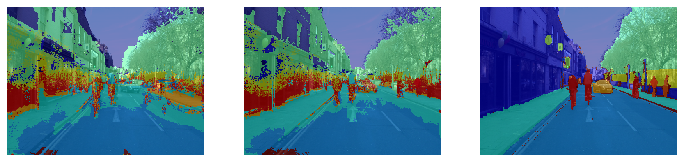
#> input picture crf-smoothing.png, 684 x 162 px
$ python smooth.py crf-smoothing.png crf-smoothing.png out.png
#> lines starting #> are read from the running program, lines starting #| are printed output that depends on the picture
#> further down, image is the input picture: shape (162, 684, 4); mean R, G, B, A 102.3, 140.3, 154.7, 201.3
import argparse
from PIL import Image
import numpy as np
from skimage.color import gray2rgb, rgb2gray
from pydensecrf.densecrf import DenseCRF2D
from pydensecrf import densecrf
from pydensecrf.utils import unary_from_labels, create_pairwise_bilateral, create_pairwise_gaussian


def smooth(image, mask):
    # Convert "grayscale" mask to rgb
    mask = gray2rgb(mask)

    # Convert mask to 32 bit RGB
    mask =  mask[:,:,0] + (mask[:,:,1]<<8) + (mask[:,:,2]<<16)
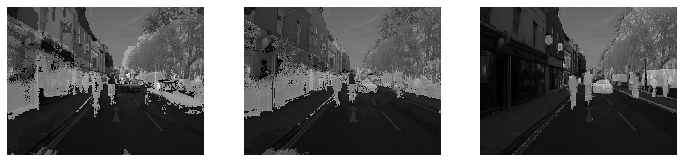
#> mask: shape (162, 684, 3); min 0, max 255, mean 102.3

    colors, labels = np.unique(mask, return_inverse=True)
#> colors = 230 values from 0 to 255

    # Reverse mapping color-map
    colormap = np.zeros([len(colors), 3], np.uint8)
#> colormap = 230 rows, first 8: [0, 0, 0], [0, 0, 0], [0, 0, 0], [0, 0, 0], [0, 0, 0], [0, 0, 0], [0, 0, 0], [0, 0, 0]
    colormap[:,0] = (colors & 0x0000FF)
    colormap[:,1] = (colors & 0x00FF00) >> 8
    colormap[:,2] = (colors & 0xFF0000) >> 16

    n = len(set(labels.flat))
#> n = 230
    print ("Total %d labels" % n)
#| Total 230 labels

    h, w = image.shape[:2]
#> h = 162; w = 684
    print ("%dx%d image" % (h, w))
#| 162x684 image

#> (the run stopped early here; a loop or call above may not have finished)
